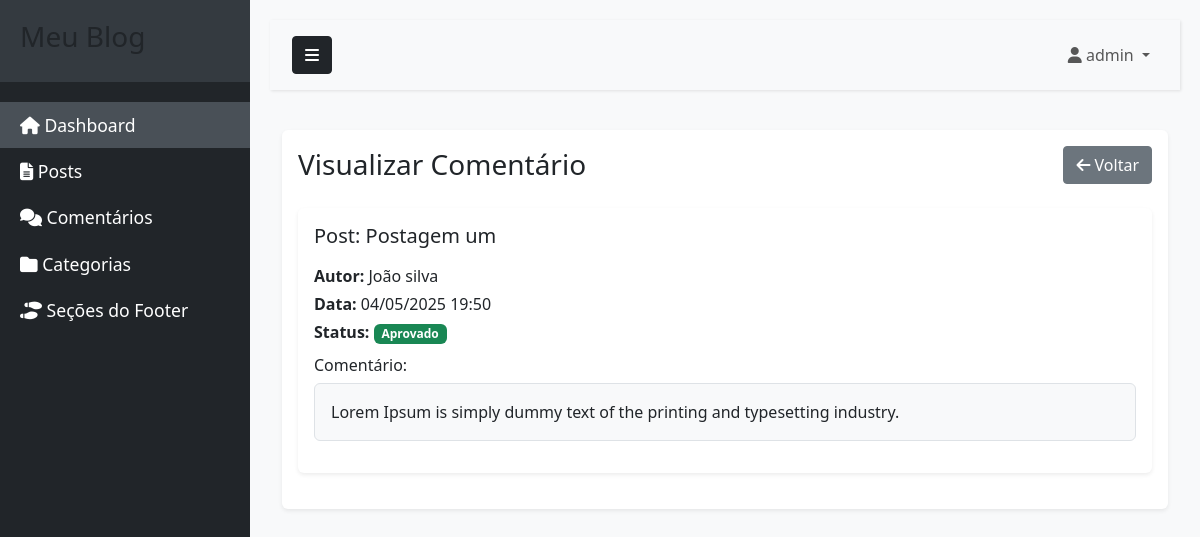
The app's page /admin/view_comment.php?id=7 (signed in) with its own data.
### tables this page shows
CREATE TABLE `comments` (
  `id` int(11) NOT NULL,
  `post_id` int(11) NOT NULL,
  `author` varchar(100) NOT NULL,
  `content` text NOT NULL,
  `status` enum('pending','approved') DEFAULT 'pending',
  `created_at` timestamp NOT NULL DEFAULT current_timestamp(),
  `updated_at` timestamp NOT NULL DEFAULT current_timestamp() ON UPDATE current_timestamp()
);

CREATE TABLE `posts` (
  `id` int(11) NOT NULL,
  `title` varchar(255) NOT NULL,
  `content` text NOT NULL,
  `image` varchar(255) DEFAULT NULL,
  `category_id` int(11) DEFAULT NULL,
  `status` enum('draft','published') DEFAULT 'draft',
  `created_at` timestamp NOT NULL DEFAULT current_timestamp(),
  `updated_at` timestamp NOT NULL DEFAULT current_timestamp() ON UPDATE current_timestamp()
);

### admin/view_comment.php (the view, shortened to what this page needs)
<?php
require_once 'includes/header.php';
$id = (int)$_GET['id'];
try {
    $stmt = $connection->prepare("SELECT c.*, p.title as post_title
                          FROM comments c
                          LEFT JOIN posts p ON c.post_id = p.id
                          WHERE c.id = ?");
    $stmt->execute([$id]);
    $comment = $stmt->fetch(PDO::FETCH_ASSOC);
} catch (PDOException $e) {
    $error = "Erro ao buscar comentário: " . $e->getMessage();
}
?>
<div class="d-flex justify-content-between align-items-center mb-4">
    <h1 class="h3 mb-0">Visualizar Comentário</h1>
    <a href="comments.php" class="btn btn-secondary">
        <i class="fas fa-arrow-left"></i> Voltar
    </a>
</div>
<?php if (isset($error)): ?>
<div class="alert alert-danger">
    <?php echo $error; ?>
</div>
<?php else: ?>
<div class="card">
    <div class="card-body">
        <div class="mb-3">
            <h5 class="card-title">Post: <?php echo htmlspecialchars($comment['post_title']); ?></h5>
        </div>
        <div class="mb-3">
            <p class="mb-1"><strong>Autor:</strong> <?php echo htmlspecialchars($comment['author']); ?></p>
            <p class="mb-1"><strong>Data:</strong> <?php echo date('d/m/Y H:i', strtotime($comment['created_at'])); ?></p>
            <p class="mb-1"><strong>Status:</strong>
                <span class="badge bg-<?php echo $comment['status'] === 'approved' ? 'success' : 'warning'; ?>">
                    <?php echo $comment['status'] === 'approved' ? 'Aprovado' : 'Pendente'; ?>
                </span>
            </p>
        </div>
        <div class="mb-3">
            <h6 class="card-subtitle mb-2">Comentário:</h6>
            <div class="border p-3 rounded bg-light">
                <?php echo nl2br(htmlspecialchars($comment['content'])); ?>
            </div>
        </div>
    </div>
</div>
<?php endif; ?>
<?php require_once 'includes/footer.php'; ?>

### admin/css/admin.css (style rules this page uses)
body { background-color: #f8f9fa; }
.card { margin-bottom: 20px; border: none; box-shadow: 0 0.125rem 0.25rem rgba(0, 0, 0, 0.075); }
.btn { border-radius: 0.25rem; }

### records on screen
comments: post.title "Postagem um", author "João silva", created_at "04/05/2025 19:50", content "Lorem Ipsum is simply dummy text of the printing and typesetting industry."

### other values on screen
$config['site_name'] "Meu Blog"
$_SESSION['admin_username'] "admin"
